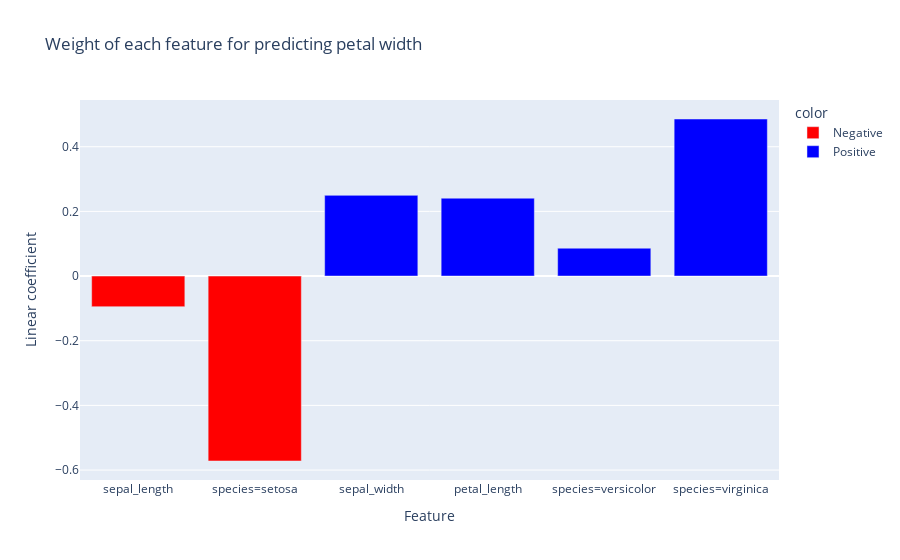

Notebook code for this chart:
### Markdown cell above
You can visualise a multi-linear coefficient with PLotly:

### Code cell
# https://plotly.com/python/ml-regression/
# https://plotly.com/python/ml-regression/
    
import pandas as pd
import plotly.express as px
import plotly.graph_objects as go
from sklearn.linear_model import LinearRegression

df = px.data.iris()

X = df.drop(columns=['petal_width', 'species_id'])
X = pd.get_dummies(X, columns=['species'], prefix_sep='=')
y = df['petal_width']

model = LinearRegression()
model.fit(X, y)

colors = ['Positive' if c > 0 else 'Negative' for c in model.coef_]

print(model.coef_)

fig = px.bar(
    x=X.columns, y=model.coef_, color=colors,
    color_discrete_sequence=['red', 'blue'],
    labels=dict(x='Feature', y='Linear coefficient'),
    title='Weight of each feature for predicting petal width'
)
fig.show()

### Figure 1 — Plotly figure (JSON) as saved in the notebook; plotly's stock layout.template omitted (floating-point values rounded to 4 significant figures)
{"data": [{"alignmentgroup": "True", "hovertemplate": "color=Negative<br>Feature=%{x}<br>Linear coefficient=%{y}<extra></extra>", "legendgroup": "Negative", "marker": {"color": "red"}, "name": "Negative", "offsetgroup": "Negative", "orientation": "v", "showlegend": true, "textposition": "auto", "type": "bar", "x": ["sepal_length", "species=setosa"], "xaxis": "x", "y": [-0.09476, -0.572], "yaxis": "y"}, {"alignmentgroup": "True", "hovertemplate": "color=Positive<br>Feature=%{x}<br>Linear coefficient=%{y}<extra></extra>", "legendgroup": "Positive", "marker": {"color": "blue"}, "name": "Positive", "offsetgroup": "Positive", "orientation": "v", "showlegend": true, "textposition": "auto", "type": "bar", "x": ["sepal_width", "petal_length", "species=versicolor", "species=virginica"], "xaxis": "x", "y": [0.2497, 0.2409, 0.08623, 0.4858], "yaxis": "y"}], "layout": {"barmode": "relative", "legend": {"title": {"text": "color"}, "tracegroupgap": 0}, "title": {"text": "Weight of each feature for predicting petal width"}, "xaxis": {"anchor": "y", "domain": [0, 1], "title": {"text": "Feature"}}, "yaxis": {"anchor": "x", "domain": [0, 1], "title": {"text": "Linear coefficient"}}}}
